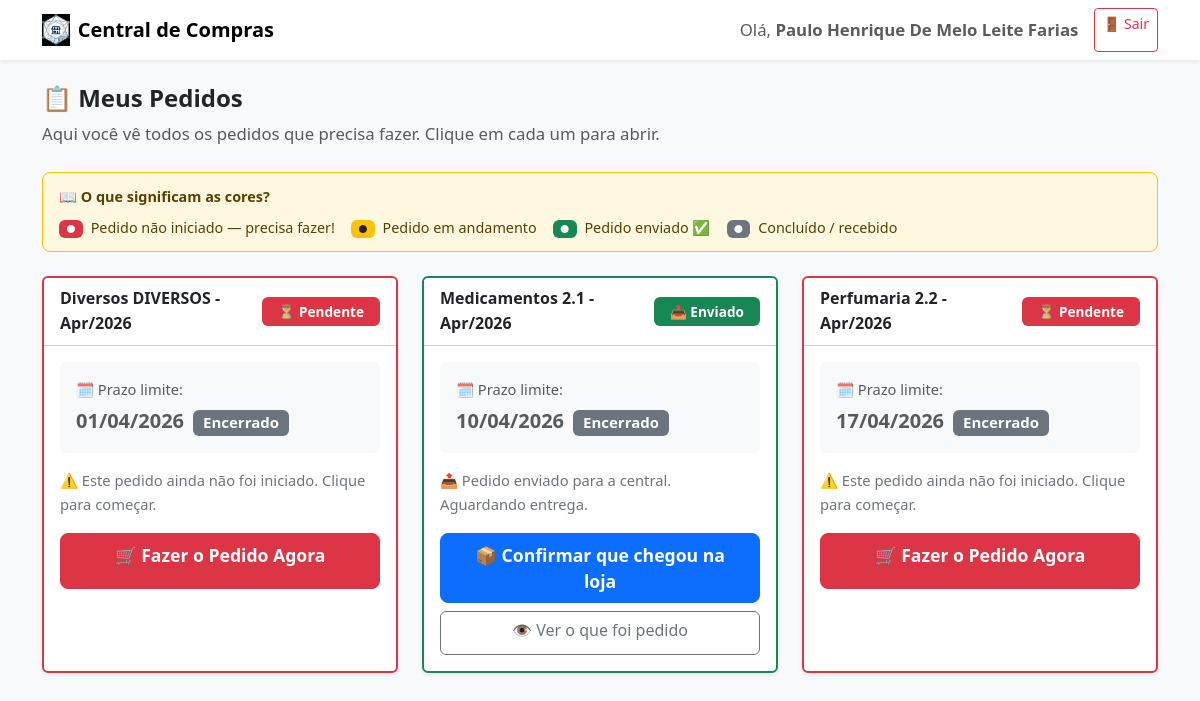
The app's page /dashboard/loja (signed in) with its own data.
### app.py (models this page shows)
class Periodo(db.Model):
    id = db.Column(db.Integer, primary_key=True)
    nome = db.Column(db.String(100), nullable=False)
    grupo_filtro = db.Column(db.String(50), nullable=False)
    data_limite = db.Column(db.Date, nullable=False)
    mes = db.Column(db.Integer, nullable=False)
    ano = db.Column(db.Integer, nullable=False)
    ativo = db.Column(db.Boolean, default=True)

### app.py (the view)
@app.route('/dashboard/loja')
def dashboard_loja():
    if 'usuario_id' not in session: return redirect(url_for('login'))
    periodos_abertos = Periodo.query.filter_by(ativo=True).order_by(Periodo.data_limite).all()
    loja_id = session['loja_id']
    usuario_id = session['usuario_id']
    for p in periodos_abertos:
        pedido = Pedido.query.filter_by(usuario_id=usuario_id, loja_id=loja_id, periodo_id=p.id).order_by(Pedido.id.desc()).first()
        p.status = "Pendente"
        p.cor = "danger"
        p.detalhe = "Toque para iniciar"
        p.pedido_id = None # Útil para link de recebimento
        if pedido:
            p.pedido_id = pedido.id
            if pedido.status == 'Recebido':
                p.status = "Recebido"
                p.cor = "secondary"
                p.detalhe = "Concluído"
            elif pedido.status == 'Enviado':
                p.status = "Enviado"
                p.cor = "success"
                p.detalhe = f"Enviado em {pedido.data_alteracao.strftime('%d/%m %H:%M')}"
            else:
                p.status = "Em Andamento"
                p.cor = "warning text-dark"
                p.detalhe = "Continuar editando..."
    return render_template('dashboard_loja.html', nome=session['nome'], periodos=periodos_abertos)

### app.py (called while the page is built, shortened)
@app.before_request
def verificar_datas_e_periodos():
    global ultima_verificacao
    if request.endpoint and 'static' in request.endpoint:
        return
    hoje = date.today()
    if ultima_verificacao == hoje:
        return

### templates/dashboard_loja.html (shortened to what this page needs)
<!DOCTYPE html>
<html lang="pt-br">
<head>
    <link href="https://cdn.jsdelivr.net/npm/bootstrap@5.3.0/dist/css/bootstrap.min.css" rel="stylesheet">
    <link rel="stylesheet" href="{{ url_for('static', filename='style.css') }}">
</head>
<body class="bg-light">
    <nav class="navbar navbar-light bg-white shadow-sm mb-4" role="navigation" aria-label="Menu principal">
        <div class="container">
            <a class="navbar-brand d-flex align-items-center fw-bold" href="#">
                <img src="{{ url_for('static', filename='img/logo.jpg') }}" alt="Logo" height="32" class="me-2">
                Central de Compras
            </a>
            <div class="d-flex align-items-center gap-3">
                <span class="text-muted">Olá, <strong>{{ nome }}</strong></span>
                <a href="/logout" class="btn btn-outline-danger btn-sm">🚪 Sair</a>
            </div>
        </div>
    </nav>
    <div class="container pb-5">
        <div class="mb-4">
            <h2 class="h4 fw-bold">📋 Meus Pedidos</h2>
            <p class="text-muted">Aqui você vê todos os pedidos que precisa fazer. Clique em cada um para abrir.</p>
        </div>
        <div class="ajuda-contextual mb-4">
            <div class="fw-bold mb-1">📖 O que significam as cores?</div>
            <div class="d-flex flex-wrap gap-3 mt-2">
                <span><span class="badge bg-danger me-1">●</span> Pedido não iniciado — precisa fazer!</span>
                <span><span class="badge bg-warning text-dark me-1">●</span> Pedido em andamento</span>
                <span><span class="badge bg-success me-1">●</span> Pedido enviado ✅</span>
                <span><span class="badge bg-secondary me-1">●</span> Concluído / recebido</span>
            </div>
        </div>
        <div class="row mt-2">
            {% for p in periodos %}
            <div class="col-md-4 mb-4">
                <div class="card card-pedido border-{{ p.cor }} h-100 shadow-sm">
                    <div class="card-header d-flex justify-content-between align-items-center bg-white">
                        <strong class="text-dark fs-6">{{ p.nome }}</strong>
                        {% if p.status == 'Recebido' %}
                            <span class="badge bg-secondary px-3 py-2" style="font-size:0.85rem;">✅ Recebido</span>
                        {% elif p.status == 'Enviado' %}
                            <span class="badge bg-success px-3 py-2" style="font-size:0.85rem;">📤 Enviado</span>
                        {% elif p.status == 'Em Andamento' %}
                            <span class="badge bg-warning text-dark px-3 py-2" style="font-size:0.85rem;">✏️ Em andamento</span>
                        {% else %}
                            <span class="badge bg-danger px-3 py-2" style="font-size:0.85rem;">⏳ Pendente</span>
                        {% endif %}
                    </div>
                    <div class="card-body">
                        <div class="mb-3 p-3 rounded" style="background:#f8f9fa;">
                            <div class="text-muted small mb-1">🗓️ Prazo limite:</div>
                            <div class="fw-bold fs-5 prazo-display"
                                 data-limite="{{ p.data_limite.strftime('%Y-%m-%d') if p.data_limite else '' }}">
                                {% if p.data_limite %}
                                    {{ p.data_limite.strftime('%d/%m/%Y') }}
                                {% else %}
                                    Sem prazo definido
                                {% endif %}
                            </div>
                        </div>
                        <p class="text-secondary mb-3" style="font-size:0.92rem;">
                            {% if p.status == 'Recebido' %}
                                ✅ Mercadoria já chegou na loja. Pedido concluído.
                            {% elif p.status == 'Enviado' %}
                                📤 Pedido enviado para a central. Aguardando entrega.
                            {% elif p.status == 'Em Andamento' %}
                                ✏️ Você já começou este pedido. Continue de onde parou.
                            {% else %}
                                ⚠️ Este pedido ainda não foi iniciado. Clique para começar.
                            {% endif %}
                        </p>
                        <div class="d-grid gap-2">
                            {% if p.status == 'Recebido' %}
                                <button class="btn btn-secondary" disabled aria-label="Pedido concluído">
                                    ✅ Pedido Concluído
                                </button>
                            {% elif p.status == 'Enviado' %}
                                <a href="{{ url_for('confirmar_recebimento', pedido_id=p.pedido_id) }}"
                                   class="btn btn-primary btn-lg fw-bold"
                                   data-href="{{ url_for('confirmar_recebimento', pedido_id=p.pedido_id) }}"
                                   onclick="confirmarAcao(
                                       'As mercadorias chegaram fisicamente na loja?',
                                       () => window.location.href = this.dataset.href,
                                       { titulo: '📦 Confirmar Chegada', textoBotao: 'Sim, chegou!', classeBotao: 'btn-success' }
                                   ); return false;"
                                   aria-label="Confirmar chegada das mercadorias">
                                    📦 Confirmar que chegou na loja
                                </a>
                                <a href="{{ url_for('selecao_fabricante', periodo_id=p.id) }}"
                                   class="btn btn-outline-secondary"
                                   aria-label="Ver detalhes do pedido enviado">
                                    👁️ Ver o que foi pedido
                                </a>
                            {% else %}
                                <a href="{{ url_for('selecao_fabricante', periodo_id=p.id) }}"
                                   class="btn btn-{{ 'warning text-dark' if p.status == 'Em Andamento' else 'danger text-white' }} btn-lg fw-bold"
                                   aria-label="Fazer ou continuar o pedido {{ p.nome }}">
                                    {% if p.status == 'Em Andamento' %}
                                        ✏️ Continuar Pedido
                                    {% else %}
                                        🛒 Fazer o Pedido Agora
                                    {% endif %}
                                </a>
                            {% endif %}
                        </div>
                    </div>
                </div>
            </div>
            {% endfor %}
        </div>
    </div>
</body>
</html>

### static/style.css (style rules this page uses)
.navbar-brand { font-weight: 600; }
body { font-size: 1.05rem; line-height: 1.6; }
.btn { min-height: 44px; }
.btn-lg { min-height: 56px; font-size: 1.1rem; }
.ajuda-contextual { background: #fff8e1; border: 1px solid #ffc107; border-radius: 8px; padding: 12px 16px; font-size: 0.9rem; color: #5a4000; }

### templates/dashboard_loja.html (style rules this page uses)
.card-pedido { border-width: 2px !important; transition: transform 0.2s; }

### records on screen
Periodo: nome "Diversos DIVERSOS - Apr/2026", shows "⏳ Pendente", data_limite "01/04/2026", shows "⚠️ Este pedido ainda não foi iniciado. Clique para começar.", shows "🛒 Fazer o Pedido Agora"
Periodo: nome "Medicamentos 2.1 - Apr/2026", shows "📤 Enviado", data_limite "10/04/2026", shows "📤 Pedido enviado para a central. Aguardando entrega."
Periodo: nome "Perfumaria 2.2 - Apr/2026", shows "⏳ Pendente", data_limite "17/04/2026", shows "⚠️ Este pedido ainda não foi iniciado. Clique para começar.", shows "🛒 Fazer o Pedido Agora"

### other values on screen
{{ nome }} "Paulo Henrique De Melo Leite Farias"
